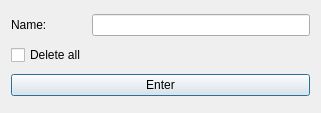
<?xml version="1.0" encoding="UTF-8"?>
<ui version="4.0">
 <class>buttondelete</class>
 <widget class="QDialog" name="buttondelete">
  <property name="geometry">
   <rect>
    <x>0</x>
    <y>0</y>
    <width>321</width>
    <height>113</height>
   </rect>
  </property>
  <property name="windowTitle">
   <string>Dialog</string>
  </property>
  <layout class="QGridLayout" name="gridLayout">
   <item row="2" column="0" colspan="2">
    <widget class="QPushButton" name="enter">
     <property name="text">
      <string>Enter</string>
     </property>
    </widget>
   </item>
   <item row="0" column="1">
    <widget class="QLineEdit" name="input"/>
   </item>
   <item row="0" column="0">
    <widget class="QLabel" name="label">
     <property name="text">
      <string>Name:</string>
     </property>
    </widget>
   </item>
   <item row="1" column="0">
    <widget class="QCheckBox" name="deleteall">
     <property name="text">
      <string>Delete all</string>
     </property>
    </widget>
   </item>
  </layout>
 </widget>
 <resources/>
 <connections/>
</ui>
